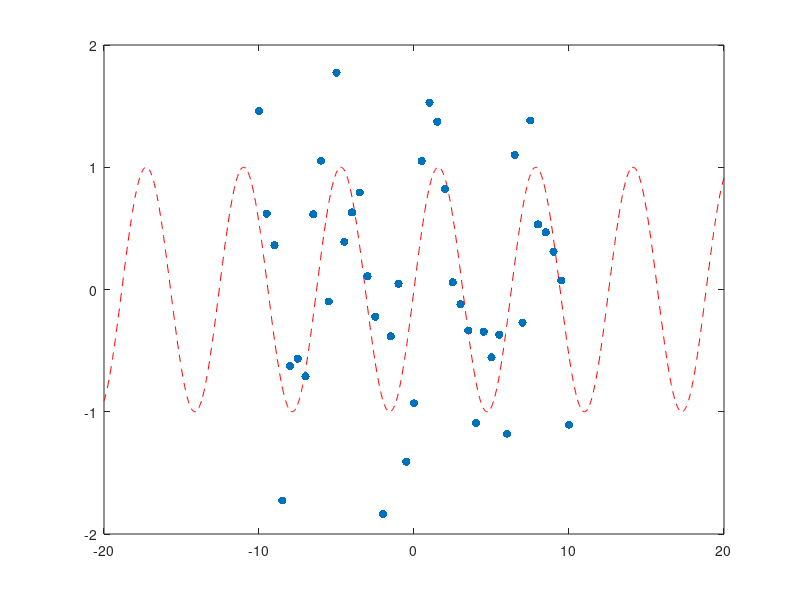

Write the MATLAB code that produced this figure. (Note: this script raises an error after producing the figure.)
clear; close all; clc

x_test = linspace(-20,20,1000)';
y_real = sin(x_test);
 
x_train = (-10:0.5:10)';
a = -1; b = 1;
y_noisy = sin(x_train) + a + (b-a).*rand(length(x_train),1);

h = figure;
plot(x_test, y_real,'--r')
hold on
scatter(x_train, y_noisy, 'filled')

length = 3.5;
noise_std = 0.2;
signal_std = 6.2;
myrbf = rbf('sigma', length, 'sigma_n', noise_std, 'sigma_f', signal_std);

mygp = gaussian_process('kernel', myrbf, 'targets', y_noisy);
mygp.set_data(x_train);
mygp.set_grid(1000, -20, 20);

options = struct;
mygp.plot(options, h, 'b');
mygp.likelihood
mygp.likelihood_grad('sigma', 'sigma_f', 'sigma_n')

tic;
x = mygp.optimize('sigma', 'sigma_n','sigma_f');
toc;
mygp.plot(options, h, 'g');

%% Matlab comparison
sigma0 = 0.2;
kparams0 = [3.5, 6.2];
tic;
gprMdl = fitrgp(x_train,y_noisy,'KernelFunction','squaredexponential',...
     'FitMethod','exact','KernelParameters',kparams0,'Sigma',sigma0);
toc;
 
ypred = predict(gprMdl, x_test);
plot(x_test, ypred, 'k');